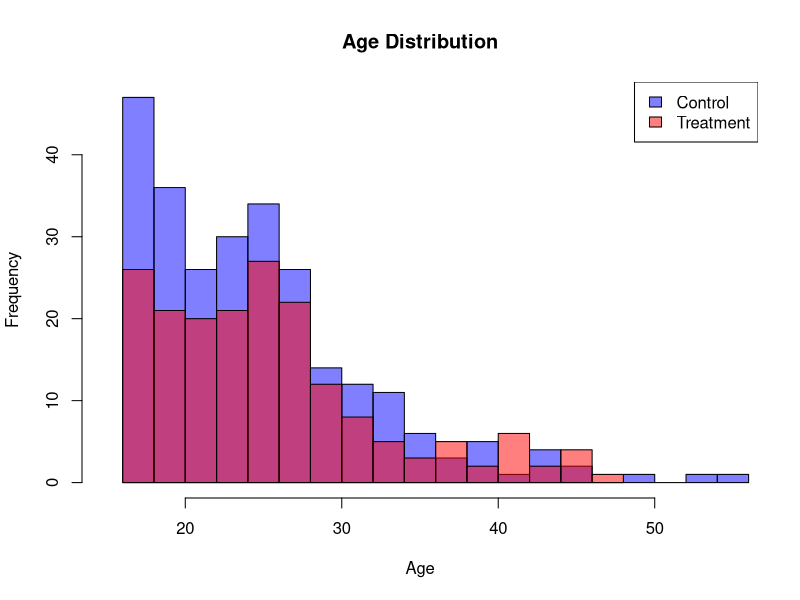

The R script that drew this image:
library(Matching)
data("lalonde")
head(lalonde)

# Treatment group
hist(lalonde$age[lalonde$treat == 0], 
     main="Age Distribution", 
     xlab="Age", 
     ylab="Frequency", 
     xlim=c(15, 55), 
     col=rgb(0,0,1,0.5), 
     breaks=15)

# Control group
hist(lalonde$age[lalonde$treat == 1], add=TRUE, col=rgb(1,0,0,0.5), breaks=15)

# Added labels
legend("topright", legend=c("Control", "Treatment"), fill=c(rgb(0,0,1,0.5), rgb(1,0,0,0.5)))

# Try t-test
t_test_result <- t.test(age ~ treat, data=lalonde)
t_test_result
